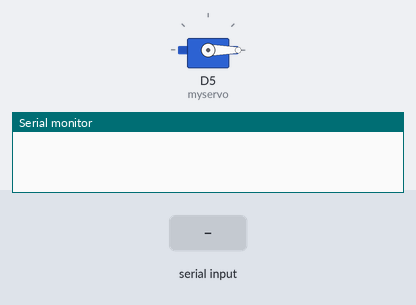
Simulated run of this sketch. Board: ESP8266 (NodeMCU). Shown: servo, the last lines printed to the serial monitor. Inputs (shaded band) come from the test bench.

Above: at 1.2 s.
1.3 s: "O" received over Serial
At 2.0 s:
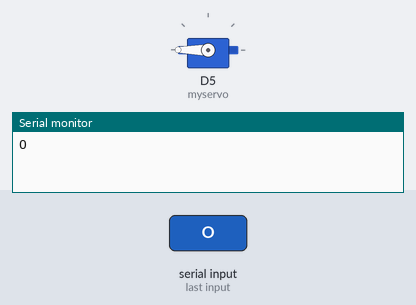
2.8 s: "C" received over Serial
At 3.3 s:
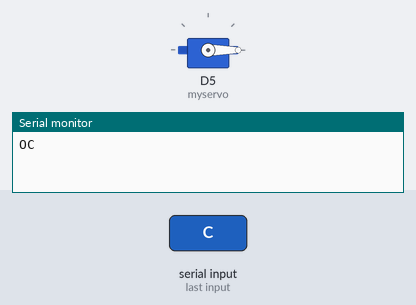
Timing chart, 0 to 5.8 s (numbered marks = the images above; inputs shaded):
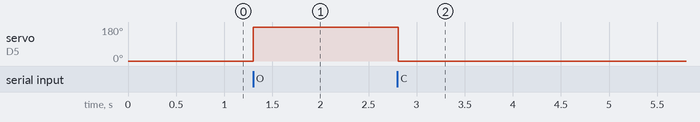

Measured:
- after the input at 1.3 s, servo on D5 (myservo): 0° → 180° at once
- after the input at 2.8 s, servo on D5 (myservo): 180° → 0° at once

The sketch:

sketch_jan19a.ino
```cpp
#include <Servo.h>

Servo myservo;

void setup() {
  Serial.begin(115200);
  myservo.attach(D5); // Assuming D5 is the pin connected to the servo
  myservo.write(0);
}

void loop() {
  if (Serial.available() > 0) {
    char command = Serial.read();
    Serial.print(command);
    if (command == 'O') {
      myservo.write(180);
    } else if (command == 'C') {
      myservo.write(0); // Close position
    }
  }
  delay(50);
}
```
